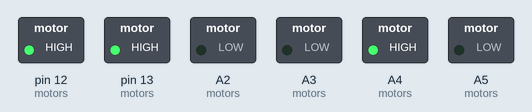
Simulated run of this sketch. Board: Arduino Uno, built with avr-gcc and run on an emulated ATmega328P. On the bench: switched loads named in the sketch (green lamp = pin HIGH).

Above: at 1.0 s.
At 3.0 s:
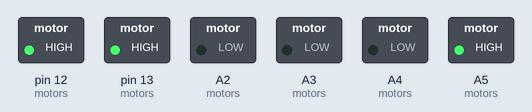
At 5.0 s:
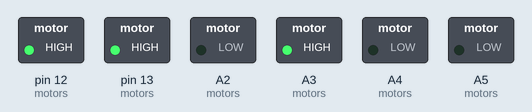
At 7.0 s:
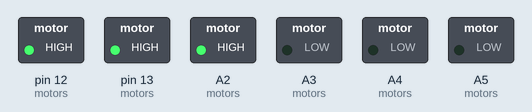
Timing chart, 0 to 10.4 s (numbered marks = the images above):
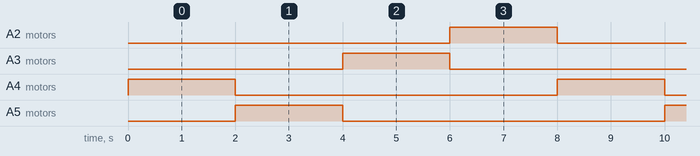

Measured:
- by itself, A2 (motors), A3 (motors), A4 (motors), A5 (motors): alternates HIGH for 2.0 s and LOW for 6.0 s
- by itself, everything shown: repeats every 8.0 s, in 4 steps

The sketch:

MotorKontroller.ino
```cpp
// 2 Dimensjonal Array for pinsene til L293D
const int motors[2][3] = {
	{13, A4, A5}, // Motor A (Rekefølge: Enable 1/2, Input 1, Input 2)
	{12, A3, A2} // Motor B (Rekefølge: Enable 3/4, Input 4, Input 3)
};

void setup() {
	for(int i = 0; i < 2; i++) {
		for(int j = 0; j < 3; j++) {
			pinMode(motors[i][j], OUTPUT);
		}
	}

	digitalWrite(motors[0][0], 1);
	digitalWrite(motors[1][0], 1);
}

void loop() {
	//This code  will turn Motor A clockwise for 2 sec.
	analogWrite(motors[0][1], 255);
	analogWrite(motors[0][2], 0);
	analogWrite(motors[1][1], 0);
	analogWrite(motors[1][2], 0);
	delay(2000);

	//This code will turn Motor A counter-clockwise for 2 sec.
	analogWrite(motors[0][1], 0);
	analogWrite(motors[0][2], 255);
	analogWrite(motors[1][1], 0);
	analogWrite(motors[1][2], 0);
	delay(2000);

	// This code will turn Motor B clockwise for 2 sec.
	analogWrite(motors[0][1], 0);
	analogWrite(motors[0][2], 0);
	analogWrite(motors[1][1], 255);
	analogWrite(motors[1][2], 0);
	delay(2000);

	// This code will turn Motor B counter-clockwise for 2 sec.
	analogWrite(motors[0][1], 0);
	analogWrite(motors[0][2], 0);
	analogWrite(motors[1][1], 0);
	analogWrite(motors[1][2], 255);
	delay(2000);
}
```
